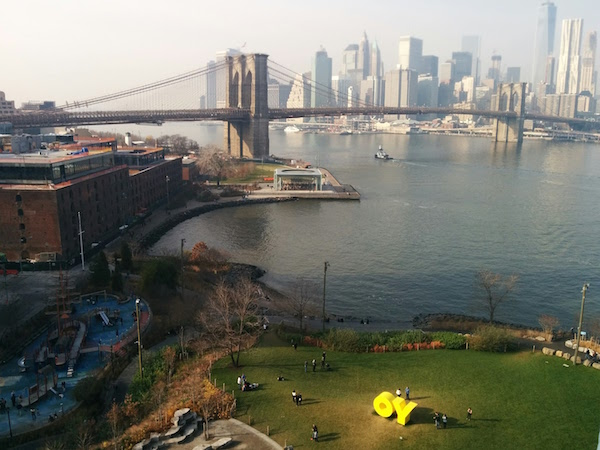
#> input picture day3-1/code/image/src_blur.jpg, 600 x 450 px, found by its file name
$ python 01_blur.py
#> lines starting #> are read from the running program, lines starting #| are printed output that depends on the picture
import cv2
from matplotlib import pyplot as plt

# read an image
src = cv2.imread("src_blur.jpg")
#> src is the input picture: shape (450, 600, 3); mean B, G, R 107.6, 118.3, 117.9

_, axs = plt.subplots(1, 3)

# show src image
img = cv2.cvtColor(src, cv2.COLOR_BGR2RGB)
axs[0].imshow(img)

# modest blur
img = cv2.GaussianBlur(src, (5, 5), 0)
img = cv2.cvtColor(img, cv2.COLOR_BGR2RGB)
axs[1].imshow(img)

# heavy blur
img = cv2.GaussianBlur(src, (15, 15), 0)
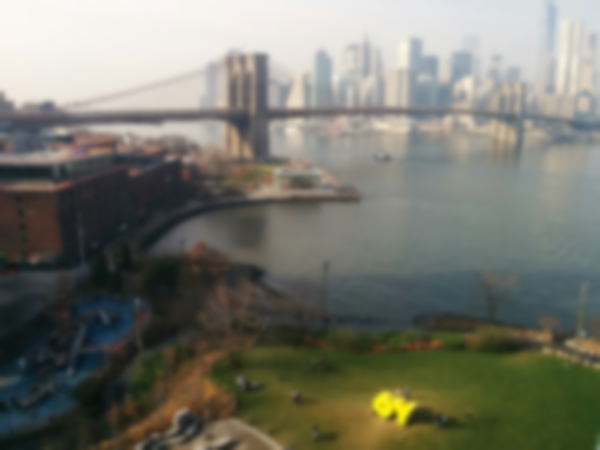
#> img: shape (450, 600, 3); mean B, G, R 107.6, 118.3, 117.9
img = cv2.cvtColor(img, cv2.COLOR_BGR2RGB)
axs[2].imshow(img)

plt.show()
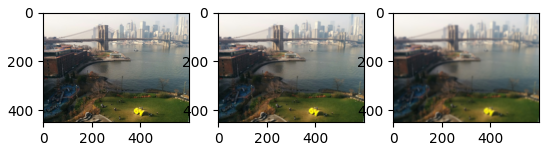
#> figure drawn by matplotlib, 3 panels
